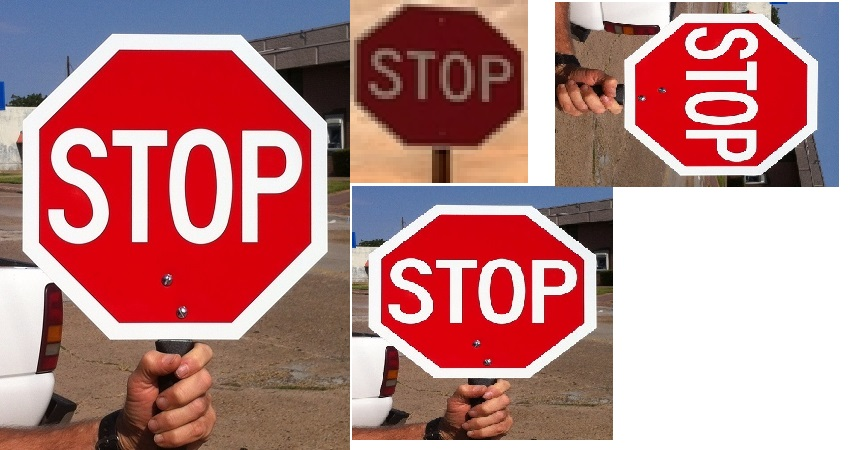
#> input picture ss2.jpg, 849 x 450 px
$ python filters.py ss2.jpg
#> lines starting #> are read from the running program, lines starting #| are printed output that depends on the picture
import matplotlib.pyplot as mp_plt
import matplotlib.image as mp_img
import numpy
from skimage import color
import sys


# [65 lines left out: functions generate_box_1d, generate_box_2d, generate_gauss_1d, generate_gauss_2d, convolution_2d, find_edges, not called in this run]


def main():
    img = mp_img.imread("ss2.jpg")
#> img is the input picture: shape (450, 849, 3); mean R, G, B 185.3, 128.6, 129
    img = color.rgb2gray(img)
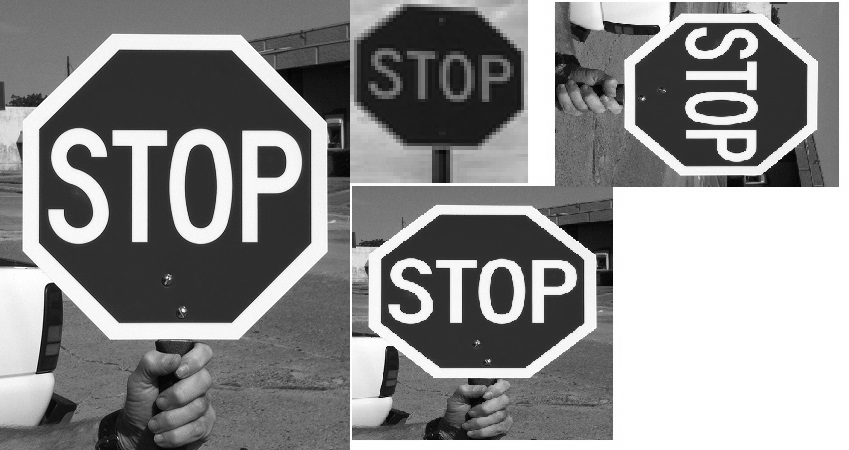
#> img: shape (450, 849) float64; min 0, max 1, mean 0.552

    mp_plt.figure(1)
    mp_plt.title('ORIGINAL')
    mp_plt.imshow(img, cmap='gray')

    if str(sys.argv[1]) == "1":
        box_filter, box_factor = generate_box_2d(3)
        res = convolution_2d(img, box_filter, box_factor)

        mp_plt.figure(2)
        mp_plt.title('BOX_3x3')
        mp_plt.imshow(res, cmap='gray')

        box_filter, box_factor = generate_box_2d(5)
        res = convolution_2d(img, box_filter, box_factor)

        mp_plt.figure(3)
        mp_plt.title('BOX_5x5')
        mp_plt.imshow(res, cmap='gray')

        box_filter, box_factor = generate_box_2d(7)
        res = convolution_2d(img, box_filter, box_factor)

        mp_plt.figure(4)
        mp_plt.title('BOX_7x7')
        mp_plt.imshow(res, cmap='gray')

        gauss_filter, gauss_factor = generate_gauss_2d((3, 3))
        res = convolution_2d(img, gauss_filter, gauss_factor)

        mp_plt.figure(5)
        mp_plt.title('GAUSS_3x3')
        mp_plt.imshow(res, cmap='gray')

        gauss_filter, gauss_factor = generate_gauss_2d((5, 5))
        res = convolution_2d(img, gauss_filter, gauss_factor)

        mp_plt.figure(6)
        mp_plt.title('GAUSS_5x5')
        mp_plt.imshow(res, cmap='gray')

        gauss_filter, gauss_factor = generate_gauss_2d((7, 7))
        res = convolution_2d(img, gauss_filter, gauss_factor)

        mp_plt.figure(7)
        mp_plt.title('GAUSS_7x7')
        mp_plt.imshow(res, cmap='gray')
    elif str(sys.argv[1]) == "2":
        sobel_x = numpy.array([[1, 0, -1], [2, 0, -2], [1, 0, -1]])
        sobel_y = numpy.array([[1, 2, 1], [0, 0, 0], [-1, -2, -1]])
        edge_factor = 1

        res = find_edges(img, sobel_x, sobel_y, edge_factor)

        mp_plt.figure(2)
        mp_plt.title('EDGES')
        mp_plt.imshow(res, cmap='gray')
    elif str(sys.argv[1]) == "3":
        cropped_img = mp_img.imread("ss1_crop1.jpg")
        cropped_img = color.rgb2gray(cropped_img)
        factor = 1

        res = convolution_2d(img, cropped_img, factor)

        mp_plt.figure(2)
        mp_plt.title('BOUNDING_BOX1')
        mp_plt.imshow(res, cmap='gray')

        cropped_img = mp_img.imread("ss1_crop2.jpg")
        cropped_img = color.rgb2gray(cropped_img)
        res = convolution_2d(img, cropped_img, factor)

        mp_plt.figure(3)
        mp_plt.title('BOUNDING_BOX2')
        mp_plt.imshow(res, cmap='gray')

    mp_plt.show()


if __name__ == '__main__':
    main()

$ run again, with ss1.jpg copied over ss2.jpg
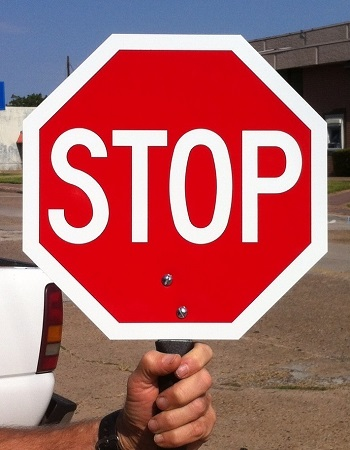
#> input picture ss1.jpg, 350 x 450 px
#> in main, img is the input picture: shape (450, 350, 3); mean R, G, B 172, 100.3, 102.7
#> in main, `img = color.rgb2gray(img)`:
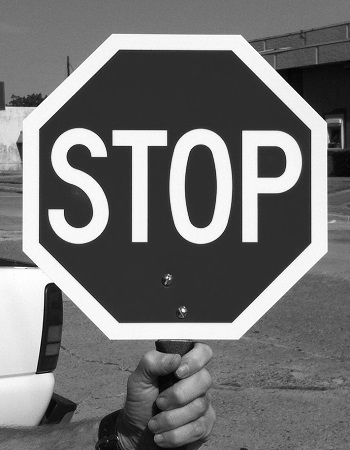
#> img: shape (450, 350) float64; min 0.00281, max 1, mean 0.454
